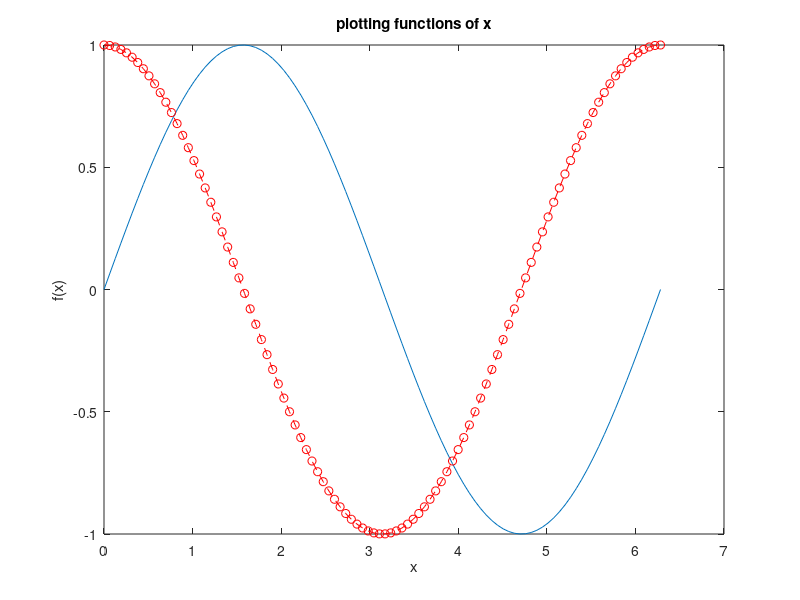
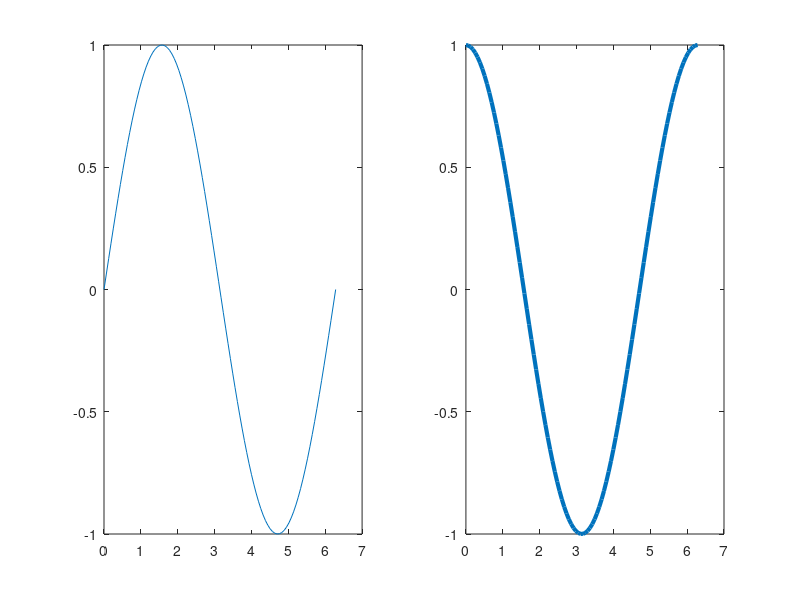

The MATLAB source for these figures, in order:
%Plot Line Plot Using Plot (xaxis, yaxis) 
xax = linspace(0,2*pi,100)
yax = sin(xax)
plot(xax,yax)
%Hold on to draw more and overlap with Existing Picture
hold on
slp = cos(xax)
plot(xax,slp, '--ro')
hold off
% Labels
xlabel('x')
ylabel('f(x)')
title('plotting functions of x')
% SubPlotting With subplots (row,column, index)
figure
subplot(1,2,1);plot(xax,yax);
subplot(1,2,2);plot(xax,slp, 'LineWidth',3);
